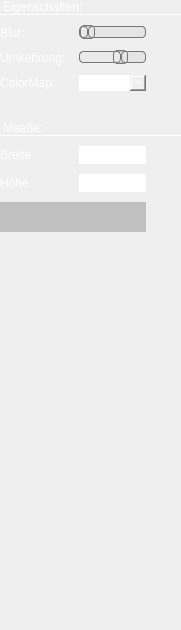
                 <widget class="QWidget" name="scrollAreaWidgetContents">
                  <property name="geometry">
                   <rect>
                    <x>0</x>
                    <y>0</y>
                    <width>180</width>
                    <height>630</height>
                   </rect>
                  </property>
                  <property name="styleSheet">
                   <string notr="true">border:none;</string>
                  </property>
                  <layout class="QHBoxLayout" name="horizontalLayout_3">
                   <property name="leftMargin">
                    <number>0</number>
                   </property>
                   <property name="topMargin">
                    <number>0</number>
                   </property>
                   <property name="rightMargin">
                    <number>0</number>
                   </property>
                   <property name="bottomMargin">
                    <number>0</number>
                   </property>
                   <item>
                    <layout class="QGridLayout" name="gridLayout_2">
                     <property name="spacing">
                      <number>10</number>
                     </property>
                     <item row="9" column="0">
                      <widget class="QLabel" name="hoeheLbl">
                       <property name="styleSheet">
                        <string notr="true">color:white;</string>
                       </property>
                       <property name="text">
                        <string>Höhe</string>
                       </property>
                      </widget>
                     </item>
                     <item row="11" column="0">
                      <spacer name="verticalSpacer">
                       <property name="orientation">
                        <enum>Qt::Vertical</enum>
                       </property>
                       <property name="sizeHint" stdset="0">
                        <size>
                         <width>20</width>
                         <height>40</height>
                        </size>
                       </property>
                      </spacer>
                     </item>
                     <item row="5" column="0">
                      <widget class="QLabel" name="label_4">
                       <property name="styleSheet">
                        <string notr="true">color:white;</string>
                       </property>
                       <property name="text">
                        <string>ColorMap:</string>
                       </property>
                      </widget>
                     </item>
                     <item row="1" column="3">
                      <widget class="QLabel" name="blurValLbl">
                       <property name="minimumSize">
                        <size>
                         <width>25</width>
                         <height>0</height>
                        </size>
                       </property>
                       <property name="maximumSize">
                        <size>
                         <width>25</width>
                         <height>16777215</height>
                        </size>
                       </property>
                       <property name="styleSheet">
                        <string notr="true">color:white;</string>
                       </property>
                       <property name="text">
                        <string/>
                       </property>
                       <property name="alignment">
                        <set>Qt::AlignRight|Qt::AlignTrailing|Qt::AlignVCenter</set>
                       </property>
                      </widget>
                     </item>
                     <item row="3" column="3">
                      <widget class="QLabel" name="brightValLbl">
                       <property name="maximumSize">
                        <size>
                         <width>25</width>
                         <height>16777215</height>
                        </size>
                       </property>
                       <property name="styleSheet">
                        <string notr="true">color:white;</string>
                       </property>
                       <property name="text">
                        <string/>
                       </property>
                       <property name="alignment">
                        <set>Qt::AlignRight|Qt::AlignTrailing|Qt::AlignVCenter</set>
                       </property>
                      </widget>
                     </item>
                     <item row="6" column="0">
                      <spacer name="verticalSpacer_4">
                       <property name="orientation">
                        <enum>Qt::Vertical</enum>
                       </property>
                       <property name="sizeType">
                        <enum>QSizePolicy::Fixed</enum>
                       </property>
                       <property name="sizeHint" stdset="0">
                        <size>
                         <width>20</width>
                         <height>20</height>
                        </size>
                       </property>
                      </spacer>
                     </item>
                     <item row="8" column="0">
                      <widget class="QLabel" name="breiteLbl">
                       <property name="styleSheet">
                        <string notr="true">color:white;</string>
                       </property>
                       <property name="text">
                        <string>Breite</string>
                       </property>
                      </widget>
                     </item>
                     <item row="5" column="1" colspan="2">
                      <widget class="QComboBox" name="clrMapCombo">
                       <property name="styleSheet">
                        <string notr="true">QComboBox{
color:white
}

QListView{
color:white;
}</string>
                       </property>
                       <property name="maxVisibleItems">
                        <number>20</number>
                       </property>
                       <item>
                        <property name="text">
                         <string>Normal</string>
                        </property>
                       </item>
                       <item>
                        <property name="text">
                         <string>Autumn</string>
                        </property>
                       </item>
                       <item>
                        <property name="text">
                         <string>Bone</string>
                        </property>
                       </item>
                       <item>
                        <property name="text">
                         <string>Jet</string>
                        </property>
                       </item>
                       <item>
                        <property name="text">
                         <string>Winter</string>
                        </property>
                       </item>
                       <item>
                        <property name="text">
                         <string>Rainbow</string>
                        </property>
                       </item>
                       <item>
                        <property name="text">
                         <string>Ocean</string>
                        </property>
                       </item>
                       <item>
                        <property name="text">
                         <string>Summer</string>
                        </property>
                       </item>
                       <item>
                        <property name="text">
                         <string>Spring</string>
                        </property>
                       </item>
                       <item>
                        <property name="text">
                         <string>Cool</string>
                        </property>
                       </item>
                       <item>
                        <property name="text">
                         <string>Hsv</string>
                        </property>
                       </item>
                       <item>
                        <property name="text">
                         <string>Pink</string>
                        </property>
                       </item>
                       <item>
                        <property name="text">
                         <string>Hot</string>
                        </property>
                       </item>
                      </widget>
                     </item>
                     <item row="3" column="1" colspan="2">
                      <widget class="QSlider" name="brightSlide">
                       <property name="styleSheet">
                        <string notr="true">QSlider::groove:horizontal {
border: 1px solid #bbb;
background: rgba(0, 0, 0, 5);
height: 10px;
border-radius: 4px;
}

QSlider::sub-page:horizontal {
background: qlineargradient(x1: 0, y1: 0,    x2: 0, y2: 1,
    stop: 0 #66e, stop: 1 #bbf);
background: qlineargradient(x1: 0, y1: 0.2, x2: 1, y2: 1,
    stop: 0 #bbf, stop: 1 #55f);
border: 1px solid #777;
height: 10px;
border-radius: 4px;
}

QSlider::add-page:horizontal {
background: rgba(0, 0, 0, 5);
border: 1px solid #777;
height: 10px;
border-radius: 4px;
}

QSlider::handle:horizontal {
background: qlineargradient(x1:0, y1:0, x2:1, y2:1,
    stop:0 #eee, stop:1 #ccc);
border: 1px solid #777;
width: 13px;
margin-top: -2px;
margin-bottom: -2px;
border-radius: 4px;
}

QSlider::handle:horizontal:hover {
background: qlineargradient(x1:0, y1:0, x2:1, y2:1,
    stop:0 #fff, stop:1 #ddd);
border: 1px solid #444;
border-radius: 4px;
}

QSlider::sub-page:horizontal:disabled {
background: #bbb;
border-color: #999;
}

QSlider::add-page:horizontal:disabled {
background: #eee;
border-color: #999;
}

QSlider::handle:horizontal:disabled {
background: #eee;
border: 1px solid #aaa;
border-radius: 4px;
}</string>
                       </property>
                       <property name="minimum">
                        <number>-500</number>
                       </property>
                       <property name="maximum">
                        <number>255</number>
                       </property>
                       <property name="value">
                        <number>0</number>
                       </property>
                       <property name="orientation">
                        <enum>Qt::Horizontal</enum>
                       </property>
                      </widget>
                     </item>
                     <item row="3" column="0">
                      <widget class="QLabel" name="brightnessLbl">
                       <property name="styleSheet">
                        <string notr="true">color:white;</string>
                       </property>
                       <property name="text">
                        <string>Umkehrung: </string>
                       </property>
                      </widget>
                     </item>
                     <item row="0" column="0" colspan="4">
                      <widget class="QLabel" name="blurLbl_2">
                       <property name="styleSheet">
                        <string notr="true">color:white;
font: 12pt &quot;Segoe UI&quot;;
border-bottom:1px solid white;</string>
                       </property>
                       <property name="text">
                        <string>Eigenschaften:</string>
                       </property>
                      </widget>
                     </item>
                     <item row="1" column="1" colspan="2">
                      <widget class="QSlider" name="blurSlide">
                       <property name="styleSheet">
                        <string notr="true">QSlider::groove:horizontal {
border: 1px solid #bbb;
background: rgba(0, 0, 0, 5);
height: 10px;
border-radius: 4px;
}

QSlider::sub-page:horizontal {
background: qlineargradient(x1: 0, y1: 0,    x2: 0, y2: 1,
    stop: 0 #66e, stop: 1 #bbf);
background: qlineargradient(x1: 0, y1: 0.2, x2: 1, y2: 1,
    stop: 0 #bbf, stop: 1 #55f);
border: 1px solid #777;
height: 10px;
border-radius: 4px;
}

QSlider::add-page:horizontal {
background: rgba(0, 0, 0, 5);
border: 1px solid #777;
height: 10px;
border-radius: 4px;
}

QSlider::handle:horizontal {
background: qlineargradient(x1:0, y1:0, x2:1, y2:1,
    stop:0 #eee, stop:1 #ccc);
border: 1px solid #777;
width: 13px;
margin-top: -2px;
margin-bottom: -2px;
border-radius: 4px;
}

QSlider::handle:horizontal:hover {
background: qlineargradient(x1:0, y1:0, x2:1, y2:1,
    stop:0 #fff, stop:1 #ddd);
border: 1px solid #444;
border-radius: 4px;
}

QSlider::sub-page:horizontal:disabled {
background: #bbb;
border-color: #999;
}

QSlider::add-page:horizontal:disabled {
background: #eee;
border-color: #999;
}

QSlider::handle:horizontal:disabled {
background: #eee;
border: 1px solid #aaa;
border-radius: 4px;
}</string>
                       </property>
                       <property name="maximum">
                        <number>100</number>
                       </property>
                       <property name="value">
                        <number>0</number>
                       </property>
                       <property name="orientation">
                        <enum>Qt::Horizontal</enum>
                       </property>
                      </widget>
                     </item>
                     <item row="8" column="1" colspan="2">
                      <widget class="QLineEdit" name="breite">
                       <property name="styleSheet">
                        <string notr="true">color:white;
border:1px solid rgba(255, 255, 255, 55);</string>
                       </property>
                      </widget>
                     </item>
                     <item row="1" column="0">
                      <widget class="QLabel" name="blurLbl">
                       <property name="styleSheet">
                        <string notr="true">color:white;</string>
                       </property>
                       <property name="text">
                        <string>Blur:</string>
                       </property>
                      </widget>
                     </item>
                     <item row="9" column="1" colspan="2">
                      <widget class="QLineEdit" name="hoehe">
                       <property name="styleSheet">
                        <string notr="true">color:white;
border:1px solid rgba(255, 255, 255, 55);</string>
                       </property>
                      </widget>
                     </item>
                     <item row="7" column="0" colspan="4">
                      <widget class="QLabel" name="maaLbl">
                       <property name="styleSheet">
                        <string notr="true">color:white;
font: 12pt &quot;Segoe UI&quot;;
border-bottom:1px solid white;</string>
                       </property>
                       <property name="text">
                        <string>Maaße:</string>
                       </property>
                      </widget>
                     </item>
                     <item row="10" column="0" colspan="3">
                      <widget class="QPushButton" name="widthHeightBtn">
                       <property name="minimumSize">
                        <size>
                         <width>50</width>
                         <height>30</height>
                        </size>
                       </property>
                       <property name="maximumSize">
                        <size>
                         <width>16777215</width>
                         <height>30</height>
                        </size>
                       </property>
                       <property name="styleSheet">
                        <string notr="true">QPushButton{
	background-color: rgba(0, 0, 0, 50);
border:0px;
}
QPushButton:hover{
background: rgba(0, 196, 255, 150);
}
QPushButton:pressed{
background: rgba(0, 196, 255, 230);
}</string>
                       </property>
                       <property name="text">
                        <string/>
                       </property>
                       <property name="icon">
                        <iconset resource="../../images/img.qrc">
                         <normaloff>:/icons/icons/4115236-delete-min-minus_114f026.png</normaloff>:/icons/icons/4115236-delete-min-minus_114f026.png</iconset>
                       </property>
                       <property name="iconSize">
                        <size>
                         <width>14</width>
                         <height>14</height>
                        </size>
                       </property>
                      </widget>
                     </item>
                    </layout>
                   </item>
                  </layout>
                 </widget>
